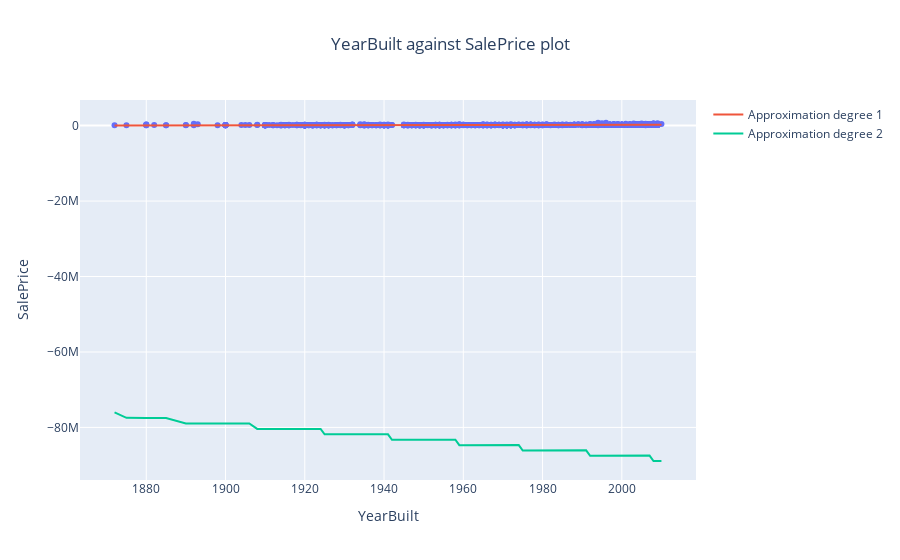

The notebook cell this image was saved under:
### Code cell
dp.plot_scatter("YearBuilt", "SalePrice", degrees=[1, 2])

### Figure 1 — Plotly figure (JSON) as saved in the notebook; plotly's stock layout.template omitted (floating-point values rounded to 4 significant figures; data arrays with more than 128 entries replaced by an {"elided": "..."} marker saying what was removed)
{"data": [{"mode": "markers", "showlegend": false, "type": "scatter", "x": {"elided": "1460 int values"}, "y": {"elided": "1460 int values"}}, {"mode": "lines", "name": "Approximation degree 1", "type": "scatter", "x": {"elided": "1460 int values"}, "y": {"elided": "1460 float values"}}, {"mode": "lines", "name": "Approximation degree 2", "type": "scatter", "x": {"elided": "1460 int values"}, "y": {"elided": "1460 float values"}}], "layout": {"title": {"text": "YearBuilt against SalePrice plot", "x": 0.5}, "xaxis": {"title": {"text": "YearBuilt"}}, "yaxis": {"title": {"text": "SalePrice"}}}}
